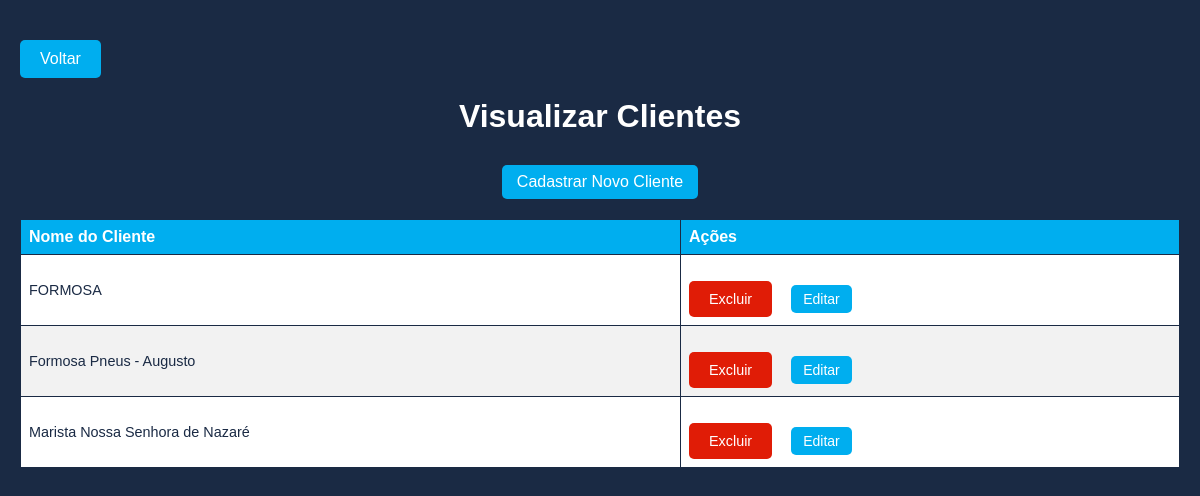
The page /menu/clientes/index.php (signed in) on the database its author committed.
### tables this page shows
CREATE TABLE IF NOT EXISTS `os_endereco` (
  `id_endereco` int NOT NULL AUTO_INCREMENT,
  `id_cliente` int NOT NULL,
  `cep` varchar(9) NOT NULL,
  `endereco` varchar(250) NOT NULL,
  `numero` int DEFAULT NULL,
  `complemento` varchar(100) DEFAULT NULL,
  `bairro` varchar(50) DEFAULT NULL,
  `cidade` varchar(50) DEFAULT NULL,
  `estado` varchar(50) DEFAULT NULL,
  PRIMARY KEY (`id_endereco`) USING BTREE,
  KEY `id_cliente` (`id_cliente`)
);

CREATE TABLE IF NOT EXISTS `cliente` (
  `id_cliente` int NOT NULL AUTO_INCREMENT,
  `cnpj` varchar(18) NOT NULL,
  `nome_empresa` varchar(250) NOT NULL,
  `contato` varchar(100) DEFAULT NULL,
  `telefone` varchar(16) DEFAULT NULL,
  `email` varchar(100) DEFAULT NULL,
  PRIMARY KEY (`id_cliente`)
);

### menu/clientes/index.php (the view, shortened to what this page needs)
<?php
include '../conn.php';
$query = "SELECT c.id_cliente, c.cnpj, c.nome_empresa, c.contato, c.telefone, c.email,
                 os.cep, os.endereco, os.numero, os.complemento, os.bairro, os.cidade, os.estado
          FROM cliente c
          LEFT JOIN os_endereco os ON c.id_cliente = os.id_cliente
          ORDER BY c.nome_empresa ASC";
$result = $conn->query($query);
?>
<!DOCTYPE html>
<html lang="pt-BR">
<head>
    <link rel="stylesheet" href="style.css">
</head>
<body>
    <div class="back-button">
        <a href=".." class="back-btn">Voltar</a>
    </div>
    <h1>Visualizar Clientes</h1>
    <div class="cadastro-button">
        <a href="cadastrar_cliente" class="new-client-btn">
            <button>Cadastrar Novo Cliente</button>
        </a>
    </div>
    <table border="1" class="table-style">
        <thead>
            <tr>
                <th>Nome do Cliente</th>
                <th>Ações</th>
            </tr>
        </thead>
        <tbody>
            <?php if ($result->num_rows > 0): ?>
                <?php while ($row = $result->fetch_assoc()): ?>
                    <tr>
                        <td><?= htmlspecialchars($row['nome_empresa']) ?></td>
                        <td>
                            <div style="display:inline-block; margin-right:10px;">
                                <form action="deletar_cliente.php" method="POST" onsubmit="return confirmDelete()">
                                    <?php if (isset($_SESSION['user_type']) && $_SESSION['user_type'] == 1): ?>
                                        <button type="submit" class="delete-button">Excluir</button>
                                    <?php endif; ?>
                                </form>
                            </div>
                            <button
                                class="edit-btn"
                                data-cliente='<?= json_encode($row, JSON_HEX_APOS | JSON_HEX_QUOT) ?>'
                                onclick="mostrarFormularioEdicao(this)">
                                Editar
                            </button>
                        </td>
                    </tr>
                <?php endwhile; ?>
            <?php else: ?>
                <tr>
                    <td colspan="2">Nenhum cliente cadastrado.</td>
                </tr>
            <?php endif; ?>
        </tbody>
    </table>
</body>
</html>

### menu/clientes/style.css (style rules this page uses)
h1 { text-align: center; margin-top: 20px; }
.cadastro-button { text-align: center; margin: 20px 0; }
button { padding: 8px 15px; font-size: 16px; border-radius: 5px; border: none; cursor: pointer; transition: 0.3s; }
table { width: 90%; margin: 0 auto 30px auto; border-collapse: collapse; font-family: Arial, sans-serif; }
thead { background-color: #e0e0e0; }
table th, table td { padding: 10px 15px; border: 1px solid #ccc; text-align: left; }
tbody tr:nth-child(even) { background-color: #f9f9f9; }
.delete-button, .edit-button { display: inline-block; margin-right: 5px; }
.edit-btn { padding: 6px 12px; font-size: 14px; }

### menu/styles.css (style rules this page uses)
body { background-color: var(--primary-color); font-family: var(--font-family); color: var(--secondary-color); margin: 0; padding: 20px; font-family: Arial, Helvetica, sans-serif; }
h1 { text-align: center; }
h1, h2, h3 { margin-bottom: 30px; }
button { background-color: var(--accent-color); color: var(--secondary-color); border: none; padding: 10px 20px; border-radius: var(--border-radius); cursor: pointer; font-size: 1em; transition: background-color 0.3s ease; }
.back-button { margin: 20px; }
.back-button a { background-color: var(--accent-color); color: var(--secondary-color); text-decoration: none; transition: background-color 0.2s, color 0.2s; font-weight: 500; font-size: 1rem; display: inline-block; padding: 10px 20px; border-radius: var(--border-radius); }
.back-button { margin: 20px 0; text-align: left; }
.table-style, table { width: 100%; border-collapse: collapse; background-color: var(--secondary-color); color: var(--primary-color); }
.table-style th, table th { background-color: var(--accent-color); color: var(--secondary-color); border: 1px solid var(--primary-color); padding: 8px; text-align: left; }
.table-style td { border: 1px solid var(--primary-color); padding: 8px; overflow-wrap: break-word; font-size: 0.9em; }
.table-style tr:nth-child(even), table tr:nth-child(even) { background-color: var(--neutral-color); }
.delete-button { background-color: #e01c06; color: white; margin-top: 18px; border: none; padding: 10px 20px; border-radius: var(--border-radius); cursor: pointer; font-size: 1em; transition: background-color 0.3s ease; }

### menu/config.css (style rules this page uses)
:root { --primary-color: #1A2A44; --secondary-color: #FFFFFF; --accent-color: #00AEEF; --accent-hover-color: #008FCC; --neutral-color: #F2F2F2; --font-family: Arial, sans-serif; --border-radius: 5px; --container-radius: 10px; --shadow: 0 0 15px rgba(0, 0, 0, 0.2); }

### rows shown on the page
os_endereco: id_cliente.nome_empresa "FORMOSA"
os_endereco: id_cliente.nome_empresa "Formosa Pneus - Augusto"
os_endereco: id_cliente.nome_empresa "Marista Nossa Senhora de Nazaré"
